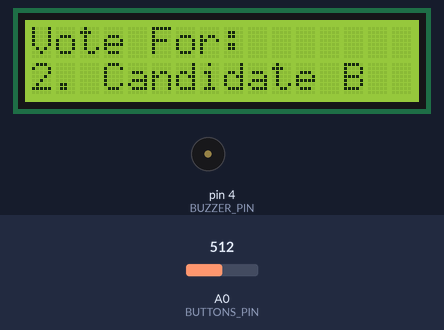
Bench run of a sketch on a simulated Arduino Uno, built with avr-gcc and run on an emulated ATmega328P. Shown: 16×2 character LCD, buzzer (waves = sounding, pin HIGH). The inputs (shaded band) are chosen by the test bench; at power-on: A0 (BUTTONS_PIN) = 512. Storage starts empty; what the sketch prints to the serial monitor is not drawn.

Above: at 3.3 s.
3.4 s: A0 (BUTTONS_PIN) set to 309
13.9 s: A0 (BUTTONS_PIN) set to 283
At 18.9 s:
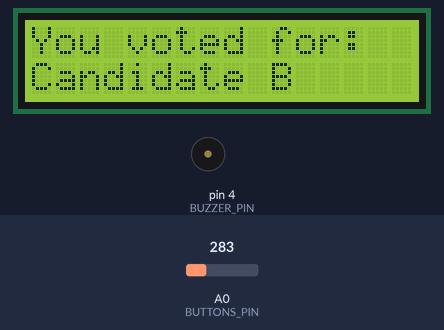
24.3 s: A0 (BUTTONS_PIN) set to 105
30.0 s: A0 (BUTTONS_PIN) set to 89
At 34.4 s:
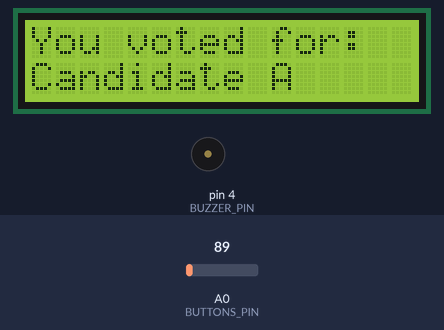
39.9 s: A0 (BUTTONS_PIN) set to 122
At 44.3 s:
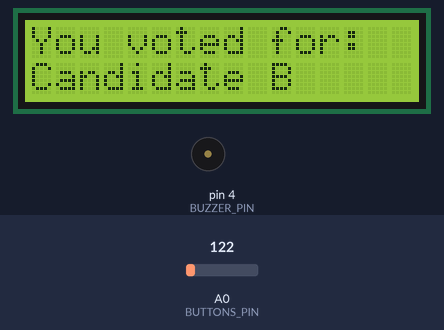
50.2 s: A0 (BUTTONS_PIN) set to 0
At 55.4 s:
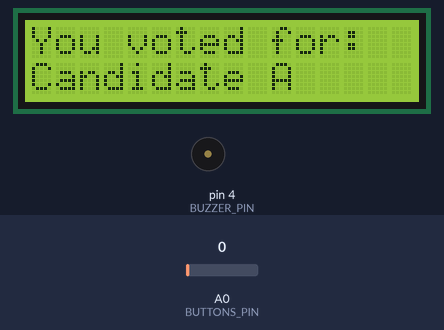
Timing chart, 0 to 60.6 s (numbered marks = the images above; inputs shaded):
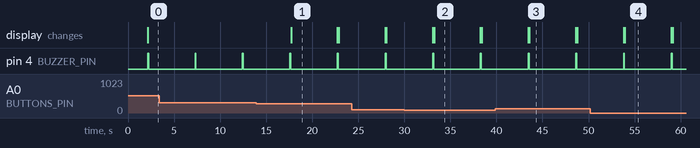

Measured:
- the behaviour switches between 300 and 299 on A0 (BUTTONS_PIN) (found by bisection; images 0 and 1)
- the behaviour switches between 100 and 99 on A0 (BUTTONS_PIN) (found by bisection; images 1 and 2)
- after the input at 13.9 s, the display: changes after 3.8 s (image 1)
- after the input at 30.0 s, the display: first differs from a run without the input after 3.2 s (image 2)
- after the input at 39.9 s, the display: first differs from a run without the input after 3.7 s (image 3)
- after the input at 50.2 s, the display: first differs from a run without the input after 3.7 s (image 4)
- by itself, pin 4 (BUZZER_PIN): alternates HIGH for 0.10 s and LOW for 5.1 s

The sketch:

EVM.ino
```cpp
#include <Wire.h>
#include <LiquidCrystal_I2C.h>
#include <SD.h>

#define BUTTONS_PIN A0 // Analog pin for buttons
#define BUZZER_PIN 4
#define SD_CS_PIN 10

LiquidCrystal_I2C lcd(0x27, 16, 2);

File dataFile;

const int numButtons = 4; // Number of buttons
const int buttonThresholds[numButtons] = {100, 300, 500, 700}; // Adjust thresholds as needed

void setup() {
  pinMode(BUZZER_PIN, OUTPUT);

  lcd.init();
  lcd.backlight();

  Serial.begin(9600);

  // Initialize SD card
  if (!SD.begin(SD_CS_PIN)) {
    Serial.println("SD card initialization failed.");
    while (1);
  }

  lcd.clear();
  lcd.setCursor(0, 0);
  lcd.print("Setting Up EVM");

  delay(2000);

  // Initialize other components or perform additional setup tasks here
}

void loop() {
  lcd.clear();
  lcd.setCursor(0, 0);
  lcd.print("Vote For:");

  lcd.setCursor(0, 1);
  lcd.print("1. Candidate A");
  lcd.setCursor(0, 2);
  lcd.print("2. Candidate B");

  int vote = waitForVote();

  if (vote == 1) {
    recordVote("Candidate A");
    lcd.clear();
    lcd.setCursor(0, 0);
    lcd.print("You voted for:");
    lcd.setCursor(0, 1);
    lcd.print("Candidate A");
  } else if (vote == 2) {
    recordVote("Candidate B");
    lcd.clear();
    lcd.setCursor(0, 0);
    lcd.print("You voted for:");
    lcd.setCursor(0, 1);
    lcd.print("Candidate B");
  }

  // You can add more candidates and logic as needed

  delay(5000); // Display result for 5 seconds

  // Additional EVM logic and state handling can be added here
}

int waitForVote() {
  while (true) {
    int analogValue = analogRead(BUTTONS_PIN);
    for (int i = 0; i < numButtons; i++) {
      if (analogValue < buttonThresholds[i]) {
        buzz();
        return i + 1; // Button i pressed, vote for Candidate i+1
      }
    }
  }
}

void buzz() {
  digitalWrite(BUZZER_PIN, HIGH);
  delay(100);
  digitalWrite(BUZZER_PIN, LOW);
}

void recordVote(const char* candidate) {
  dataFile = SD.open("votes.txt", FILE_WRITE);
  if (dataFile) {
    dataFile.println(candidate);
    dataFile.close();
    Serial.println("Vote recorded: " + String(candidate));
  } else {
    Serial.println("Error opening file.");
  }
}

void displayStatus(const char* status) {
  lcd.clear();
  lcd.setCursor(0, 0);
  lcd.print(status);
}
```
